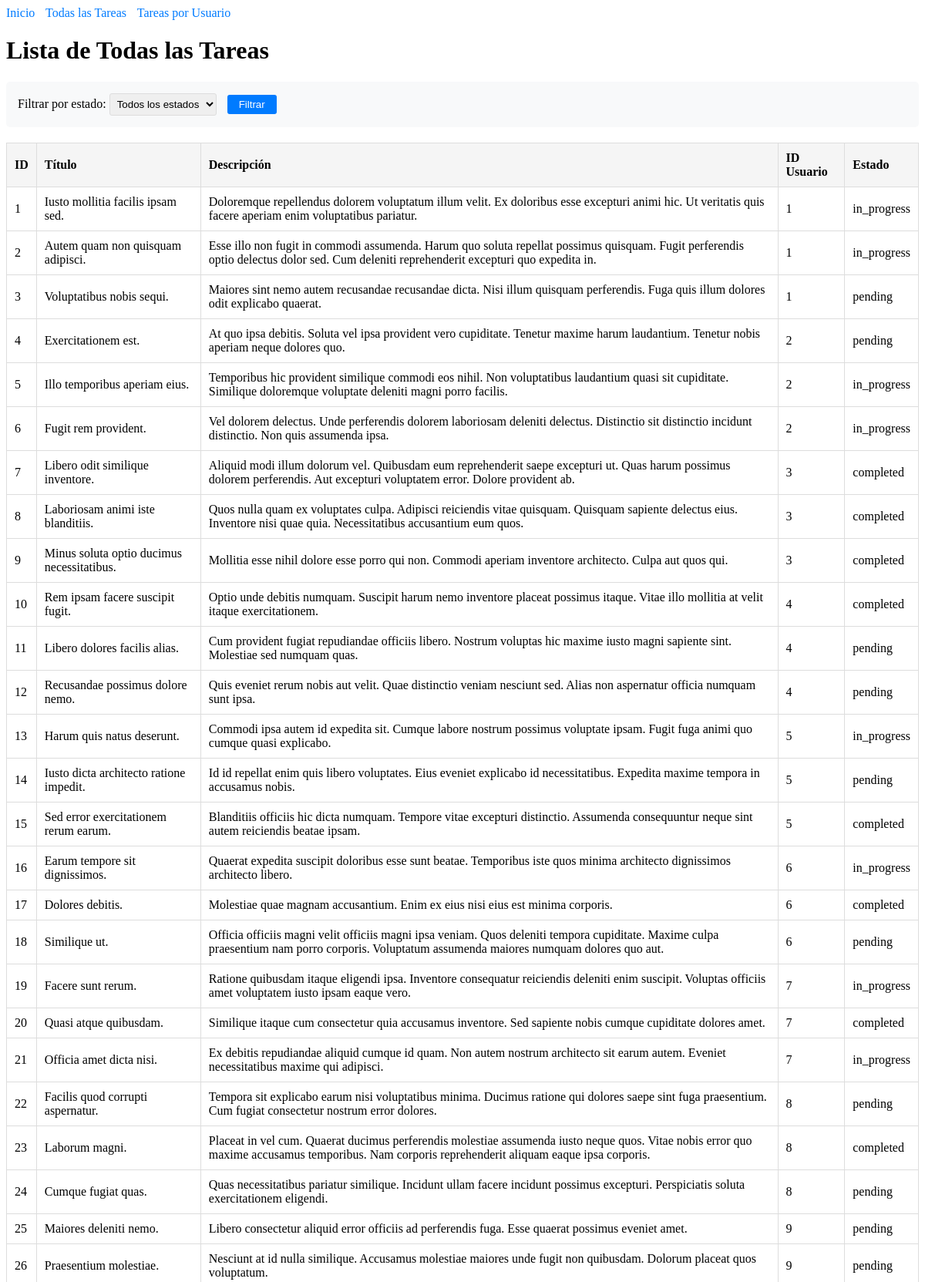
The page /tasks (upper part) on the database its author committed.
### tables this page shows
CREATE TABLE tasks (
                id INTEGER PRIMARY KEY AUTOINCREMENT,
                title TEXT NOT NULL,
                description TEXT,
                user_id INTEGER,
                status TEXT DEFAULT 'pending',
                FOREIGN KEY (user_id) REFERENCES users (id)
            );

### app.py (the view)
@app.route("/tasks")
def list_tasks():
    status = request.args.get('status')
    task_instance = Task()
    result = task_instance.get()
    tasks = result[0].get('tasks', []) if isinstance(result, tuple) else []
    return render_template("tasks.html", tasks=tasks, status=status)

### cnx.py (called while the page is built)
def create_connection():
    try:
        conn = sqlite3.connect('database.db')
        return conn
    except Error as e:
        print(e)
    return None

### templates/tasks.html (shortened to what this page needs)
<!DOCTYPE html>
<html>
<head>
</head>
<body>
    <div class="nav-links">
        <a href="/">Inicio</a>
        <a href="/tasks">Todas las Tareas</a>
        <a href="/user_tasks">Tareas por Usuario</a>
    </div>
    <h1>Lista de Todas las Tareas</h1>
    <div class="filter-section">
        <form method="get">
            <label for="status">Filtrar por estado:</label>
            <select name="status" id="status">
                <option value="">Todos los estados</option>
            </select>
            <button type="submit">Filtrar</button>
        </form>
    </div>
    {% if tasks %}
        <table>
            <thead>
                <tr>
                    <th>ID</th>
                    <th>Título</th>
                    <th>Descripción</th>
                    <th>ID Usuario</th>
                    <th>Estado</th>
                </tr>
            </thead>
            <tbody>
                {% for task in tasks %}
                <tr>
                    <td>{{ task.id }}</td>
                    <td>{{ task.title }}</td>
                    <td>{{ task.description }}</td>
                    <td>{{ task.user_id }}</td>
                    <td>{{ task.status }}</td>
                </tr>
                {% endfor %}
            </tbody>
        </table>
    {% else %}
        <p>No hay tareas disponibles.</p>
    {% endif %}
</body>
</html>

### templates/tasks.html (style rules this page uses)
table { width: 100%; border-collapse: collapse; margin-top: 20px; }
th, td { padding: 10px; border: 1px solid #ddd; text-align: left; }
th { background-color: #f5f5f5; }
.nav-links { margin-bottom: 20px; }
.nav-links a { margin-right: 10px; text-decoration: none; color: #007bff; }
.filter-section { margin: 20px 0; padding: 15px; background-color: #f8f9fa; border-radius: 5px; }
.filter-section select { padding: 5px; margin-right: 10px; border: 1px solid #ddd; border-radius: 3px; }
.filter-section button { padding: 5px 15px; background-color: #007bff; color: white; border: none; border-radius: 3px; cursor: pointer; }

### rows shown on the page
tasks: id "1", title "Iusto mollitia facilis ipsam sed.", description "Doloremque repellendus dolorem voluptatum illum velit. Ex doloribus esse excepturi animi hic. Ut veritatis quis facere aperiam enim voluptatibus pariatur.", user_id "1", status "in_progress"
tasks: id "2", title "Autem quam non quisquam adipisci.", description "Esse illo non fugit in commodi assumenda. Harum quo soluta repellat possimus quisquam. Fugit perferendis optio delectus dolor sed. Cum deleniti reprehenderit excepturi quo expedita in.", user_id "1", status "in_progress"
tasks: id "3", title "Voluptatibus nobis sequi.", description "Maiores sint nemo autem recusandae recusandae dicta. Nisi illum quisquam perferendis. Fuga quis illum dolores odit explicabo quaerat.", user_id "1", status "pending"
tasks: id "4", title "Exercitationem est.", description "At quo ipsa debitis. Soluta vel ipsa provident vero cupiditate. Tenetur maxime harum laudantium. Tenetur nobis aperiam neque dolores quo.", user_id "2", status "pending"
tasks: id "5", title "Illo temporibus aperiam eius.", description "Temporibus hic provident similique commodi eos nihil. Non voluptatibus laudantium quasi sit cupiditate. Similique doloremque voluptate deleniti magni porro facilis.", user_id "2", status "in_progress"
tasks: id "6", title "Fugit rem provident.", description "Vel dolorem delectus. Unde perferendis dolorem laboriosam deleniti delectus. Distinctio sit distinctio incidunt distinctio. Non quis assumenda ipsa.", user_id "2", status "in_progress"
tasks: id "7", title "Libero odit similique inventore.", description "Aliquid modi illum dolorum vel. Quibusdam eum reprehenderit saepe excepturi ut. Quas harum possimus dolorem perferendis. Aut excepturi voluptatem error. Dolore provident ab.", user_id "3", status "completed"
tasks: id "8", title "Laboriosam animi iste blanditiis.", description "Quos nulla quam ex voluptates culpa. Adipisci reiciendis vitae quisquam. Quisquam sapiente delectus eius. Inventore nisi quae quia. Necessitatibus accusantium eum quos.", user_id "3", status "completed"
tasks: id "9", title "Minus soluta optio ducimus necessitatibus.", description "Mollitia esse nihil dolore esse porro qui non. Commodi aperiam inventore architecto. Culpa aut quos qui.", user_id "3", status "completed"
tasks: id "10", title "Rem ipsam facere suscipit fugit.", description "Optio unde debitis numquam. Suscipit harum nemo inventore placeat possimus itaque. Vitae illo mollitia at velit itaque exercitationem.", user_id "4", status "completed"
tasks: id "11", title "Libero dolores facilis alias.", description "Cum provident fugiat repudiandae officiis libero. Nostrum voluptas hic maxime iusto magni sapiente sint. Molestiae sed numquam quas.", user_id "4", status "pending"
tasks: id "12", title "Recusandae possimus dolore nemo.", description "Quis eveniet rerum nobis aut velit. Quae distinctio veniam nesciunt sed. Alias non aspernatur officia numquam sunt ipsa.", user_id "4", status "pending"
tasks: id "13", title "Harum quis natus deserunt.", description "Commodi ipsa autem id expedita sit. Cumque labore nostrum possimus voluptate ipsam. Fugit fuga animi quo cumque quasi explicabo.", user_id "5", status "in_progress"
tasks: id "14", title "Iusto dicta architecto ratione impedit.", description "Id id repellat enim quis libero voluptates. Eius eveniet explicabo id necessitatibus. Expedita maxime tempora in accusamus nobis.", user_id "5", status "pending"
tasks: id "15", title "Sed error exercitationem rerum earum.", description "Blanditiis officiis hic dicta numquam. Tempore vitae excepturi distinctio. Assumenda consequuntur neque sint autem reiciendis beatae ipsam.", user_id "5", status "completed"
tasks: id "16", title "Earum tempore sit dignissimos.", description "Quaerat expedita suscipit doloribus esse sunt beatae. Temporibus iste quos minima architecto dignissimos architecto libero.", user_id "6", status "in_progress"
tasks: id "17", title "Dolores debitis.", description "Molestiae quae magnam accusantium. Enim ex eius nisi eius est minima corporis.", user_id "6", status "completed"
tasks: id "18", title "Similique ut.", description "Officia officiis magni velit officiis magni ipsa veniam. Quos deleniti tempora cupiditate. Maxime culpa praesentium nam porro corporis. Voluptatum assumenda maiores numquam dolores quo aut.", user_id "6", status "pending"
tasks: id "19", title "Facere sunt rerum.", description "Ratione quibusdam itaque eligendi ipsa. Inventore consequatur reiciendis deleniti enim suscipit. Voluptas officiis amet voluptatem iusto ipsam eaque vero.", user_id "7", status "in_progress"
tasks: id "20", title "Quasi atque quibusdam.", description "Similique itaque cum consectetur quia accusamus inventore. Sed sapiente nobis cumque cupiditate dolores amet.", user_id "7", status "completed"
tasks: id "21", title "Officia amet dicta nisi.", description "Ex debitis repudiandae aliquid cumque id quam. Non autem nostrum architecto sit earum autem. Eveniet necessitatibus maxime qui adipisci.", user_id "7", status "in_progress"
tasks: id "22", title "Facilis quod corrupti aspernatur.", description "Tempora sit explicabo earum nisi voluptatibus minima. Ducimus ratione qui dolores saepe sint fuga praesentium. Cum fugiat consectetur nostrum error dolores.", user_id "8", status "pending"
tasks: id "23", title "Laborum magni.", description "Placeat in vel cum. Quaerat ducimus perferendis molestiae assumenda iusto neque quos. Vitae nobis error quo maxime accusamus temporibus. Nam corporis reprehenderit aliquam eaque ipsa corporis.", user_id "8", status "completed"
tasks: id "24", title "Cumque fugiat quas.", description "Quas necessitatibus pariatur similique. Incidunt ullam facere incidunt possimus excepturi. Perspiciatis soluta exercitationem eligendi.", user_id "8", status "pending"
tasks: id "25", title "Maiores deleniti nemo.", description "Libero consectetur aliquid error officiis ad perferendis fuga. Esse quaerat possimus eveniet amet.", user_id "9", status "pending"
tasks: id "26", title "Praesentium molestiae.", description "Nesciunt at id nulla similique. Accusamus molestiae maiores unde fugit non quibusdam. Dolorum placeat quos voluptatum.", user_id "9", status "pending"
